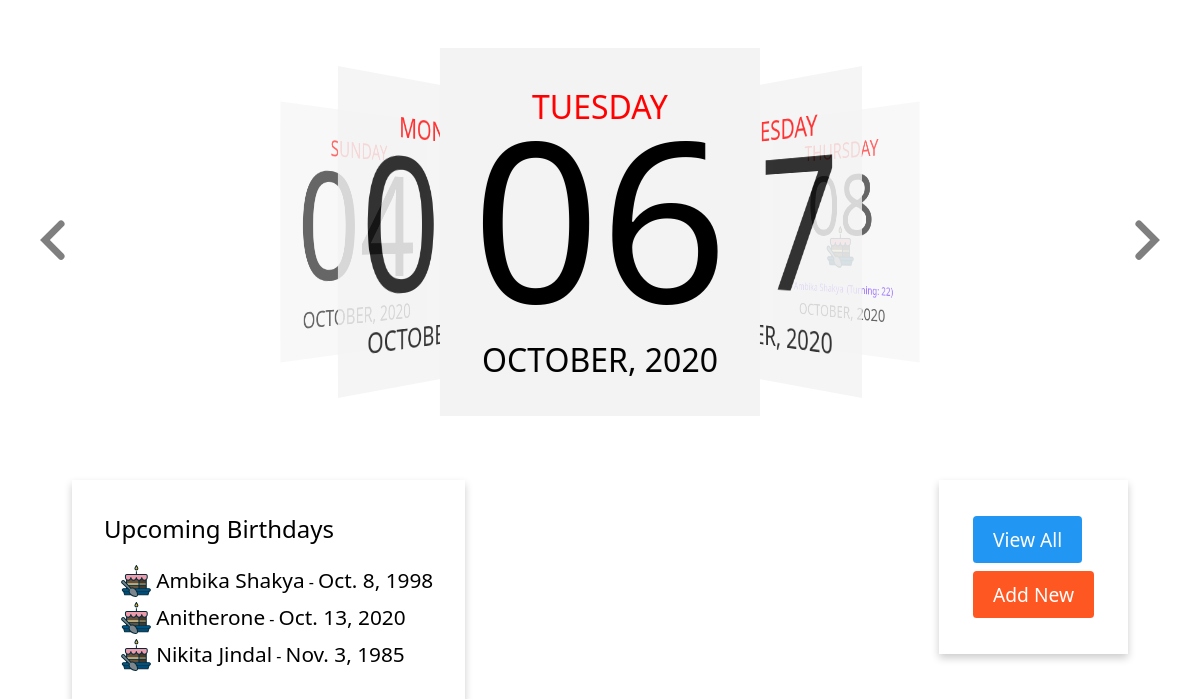
The page / on the database its author committed.
### cal/models.py (models this page shows, shortened)
class Birthday(models.Model):
    PRIORITIES = Choices(
            (1, 'fam', 'FAM'),  #month
            (2, 'vvip', 'VVIP'), #week
            (3, 'vip', 'VIP'), #day before
            (4, 'gen', 'GEN'), #same day
        )
    priority = models.IntegerField(default=PRIORITIES.gen, choices=PRIORITIES)
    name = models.CharField(max_length=100)
    bday = models.DateField('birthday')
    fblink=models.CharField(max_length=100)
    bdate=models.DateField('birthdate', blank=True,default=datetime.date(1,1,1))
    def haveAge(self,curr_date):
        self.age=int(np.rint((curr_date-self.bday).days /365))

### cal/views.py (the view)
# urls.py: path('', views.index),
def index(request):
    today = timezone.localtime(timezone.now()).date()
    return flipcal(request, today.year, today.month, today.day)

### cal/views.py (called while the page is built)
def date_diff(curr,next):  #only input dates not day
    today=curr
    next_date=next
    if next_date<today:
        next_date = datetime.date(today.year+1,next_date.month,next_date.day)
    return (next_date-today).days

def day_to_date(day):
    return datetime.date(datetime.MINYEAR,day.month,day.day)

def getBirthday(date,today):
    high_priority = False
    try:
        bdays= Birthday.objects.filter(bdate=day_to_date(date))
        fbd=bdays[0]
        bday_class = "low_priority_bday"
        for bd in bdays:
            bd.haveAge(today)
            if bd.priority<3:
                high_priority =True
                bday_class = "high_priority_bday"
    except Exception as e:
        bdays = None
        bday_class = None
    return {"bdays":bdays,"class":bday_class,"high_priority":high_priority}

def getupcoming():
    today = timezone.localtime(timezone.now()).date()
    todate = datetime.date(datetime.MINYEAR, today.month, today.day)
    all_birthdays = Birthday.objects.order_by('bdate')
    mindays=367
    upcoming_bdays=[]
    for bday in all_birthdays:
        datediff=date_diff(todate, bday.bdate)
        if datediff<UPCOMING_BDAY_DAYS and datediff>0:
            upcoming_bdays.append(bday)
    return upcoming_bdays

### cal/templates/index.html (shortened to what this page needs)
<!doctype html>
{%load static%}
<html class="no-js">
<head>
    <link rel="stylesheet" href="{% static "dist/jquery.flipster.min.css" %}">
 <link href="{% static "styles.css" %}" rel="stylesheet" type="text/css" />
</head>
<body>
    <div id = 'carousel' style="overflow-y: hidden; margin-top:3em;" >
        <ul class="flip-items ">
			{%for date in dates%}
            <li>
				<div class="calcard {{date.bday.class}}">
					<h1 class='weekday'>{{date.weekday}} </h1>
					{%if date.bday.class%}
						{% if date.bday.high_priority%}
							<img src="{%static "img/cake.svg"%}">
								{%for bd in date.bday.bdays%}
									<h2 class ='bday_entry'>  <span class='name'>{{bd.name}}</span> <span class='age'>(Turn{{date.tense}}: {{bd.age}})</span> </h2>
								{%endfor%}
						<h1 class='date_panel'> <span class='date'>{{date.day}}</span> <span class='month_year'>{{date.month}}, {{year}}</span></h1>
						{%else%}
						<h1 class='date_panel'> <span class='date'>{{date.day}}</span> </h1>
								{%for bd in date.bday.bdays%}
									<h2 class ='bday_entry'>  <span class='name'>{{bd.name}}</span> <span class='age'>(Turn{{date.tense}}: {{bd.age}})</span> </h2>
								{%endfor%}
						<h1 class='date_panel'><span class='month_year'>{{date.month}}, {{year}}</span></h1>
						{%endif%}
					{%else%}
					<h1 class='date_panel'> <span class='date'>{{date.day}}</span> <br><span class='month_year'>{{date.month}}, {{year}}</span></h1>
					{%endif%}
				</div>
            </li>
			{%endfor%}
        </ul>
    </div>
<div class="card left" >
  <div class="container">
  <h4 class="card_title">Upcoming Birthdays</h4>
   {%for bday in upcoming_bdays%}
   <div class="upcoming_bd_entry">
   <img src="{%static "img/cake_small.svg"%}">
   <span class= "upcoming_bd_entry_name">{{bday.name}}</span> - <span class= "upcoming_bd_entry_date">{{bday.bday}} </span>
	  </div>
   {%endfor%}
  </div>
</div>
<div class="card right" >
  <div class="container">
  <a class="button button1" href="{% url "allbdays" %}">View All</a>
  <br>
  <a class="button button2" href="/admin/cal/birthday/add/">Add New</a>
  </div>
</div>
</body>
</html>

### cal/static/styles.css (style rules this page uses)
body { font-family: system-ui !important; }
.calcard { color:white; background: #f3f3f3; width:20em; height:20em; padding-top: 1em; padding-bottom: 2em; text-align:center; }
.weekday { color:red; text-align:center; text-transform: uppercase; font-weight: lighter }
.date { color:black; text-transform: uppercase; text-transform: uppercase; font-weight: 100; font-size: 7em; line-height: 0.6em; }
.month_year { color:black; text-align:center; text-transform: uppercase; font-weight: 100; line-height: 3em; }
.low_priority_bday .date_panel { margin: 0; }
.low_priority_bday .month_year { font-size:0.8em; line-height: 0.5em; }
.low_priority_bday .date { font-size:4em; }
.low_priority_bday .bday_entry { font-weight: 100; color: #6325f8; font-size: 1em; margin: 0; }
.low_priority_bday .name { font-weight: 500; text-transform: capitalize; margin: 0.2em; }
.card { font-family: system-ui; box-shadow: 0 4px 8px 0 rgba(0,0,0,0.2); transition: 0.3s; margin: 4em; }
.card_title { font-size: 1.5em; margin-top: 0em; margin-bottom: 0.5em; font-weight: 500; width:auto; }
.left { float: left; }
.right { float: right; }
.upcoming_bd_entry { margin-left: 1em; }
.upcoming_bd_entry img { height: 2em; margin-bottom: -0.55em; margin-top: 0.5em; }
.upcoming_bd_entry_name { font-size: 1.3em; font-weight: 400; text-transform: capitalize; }
.upcoming_bd_entry_date { font-size: 1.3em; font-weight: 100; }
.container { padding:2em 2em 2em 2em; }
.button { border: none; color: white; padding: 10px 20px; text-align: center; text-decoration: none; display: inline-block; font-size: 1.2em; margin: 4px 2px; cursor: pointer; border-radius: 0.2em; }
.button1 { background-color: #2196f3; }
.button2 { background-color: #ff5722; }

### rows shown on the page
Birthday: tense "ing", age "22", name "Ambika Shakya", bday "Oct. 8, 1998"
Birthday: name "Anitherone", bday "Oct. 13, 2020"
Birthday: name "Nikita Jindal", bday "Nov. 3, 1985"

### other values the page prints
{{ date.weekday }} "MONDAY" "TUESDAY" "WEDNESDAY"
{{ date.day }} "05" "06" "07"
{{ date.month }} "OCTOBER" "OCTOBER"
{{ year }} "2020" "2020"
{{ year }} "2020"
